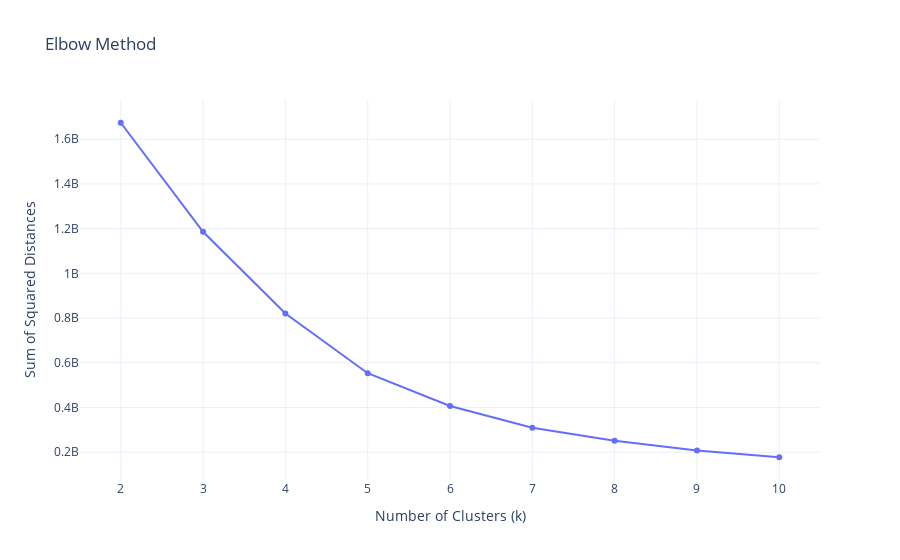

Notebook code for this chart:
### Code cell
viz.elbow_method(df_model)

### Figure 1 — Plotly figure (JSON) as saved in the notebook; plotly's stock layout.template omitted (floating-point values rounded to 4 significant figures)
{"data": [{"mode": "lines+markers", "type": "scatter", "x": [2, 3, 4, 5, 6, 7, 8, 9, 10], "y": [1674000000.0, 1186000000.0, 820600000.0, 553400000.0, 406800000.0, 309300000.0, 251000000.0, 207700000.0, 177400000.0]}], "layout": {"showlegend": false, "title": {"text": "Elbow Method"}, "xaxis": {"title": {"text": "Number of Clusters (k)"}}, "yaxis": {"title": {"text": "Sum of Squared Distances"}}}}
